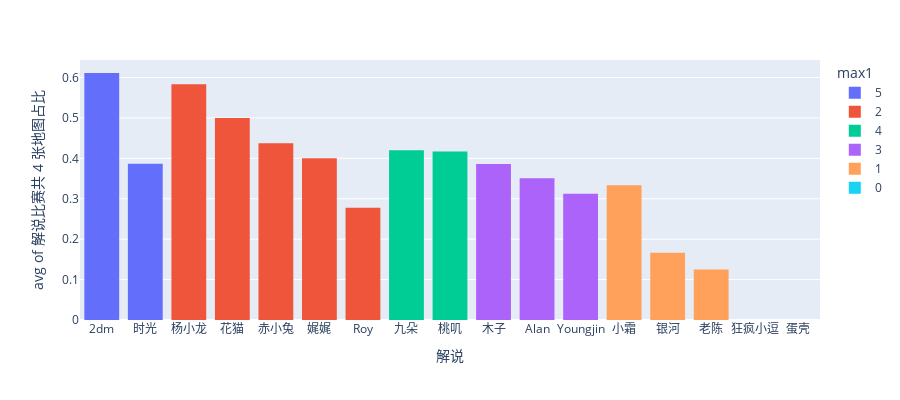

Notebook cell for this chart:
### Code cell
fig = px.histogram(df_names.sort_values(by='one_rate', ascending=False),
                    x="names", y="one_rate",
                    color='max1', # barmode='group',
                    histfunc='avg',
                    labels={'names':'解说', 'one_rate':'解说比赛共 4 张地图占比'},
                    height=400)
fig.show()

### Figure 1 — Plotly figure (JSON) as saved in the notebook; plotly's stock layout.template omitted (floating-point values rounded to 4 significant figures)
{"data": [{"alignmentgroup": "True", "bingroup": "x", "histfunc": "avg", "hovertemplate": "max1=5<br>解说=%{x}<br>avg of 解说比赛共 4 张地图占比=%{y}<extra></extra>", "legendgroup": "5", "marker": {"color": "#636efa", "pattern": {"shape": ""}}, "name": "5", "offsetgroup": "5", "orientation": "v", "showlegend": true, "type": "histogram", "x": ["2dm", "时光"], "xaxis": "x", "y": [0.6111, 0.3864], "yaxis": "y"}, {"alignmentgroup": "True", "bingroup": "x", "histfunc": "avg", "hovertemplate": "max1=2<br>解说=%{x}<br>avg of 解说比赛共 4 张地图占比=%{y}<extra></extra>", "legendgroup": "2", "marker": {"color": "#EF553B", "pattern": {"shape": ""}}, "name": "2", "offsetgroup": "2", "orientation": "v", "showlegend": true, "type": "histogram", "x": ["杨小龙", "花猫", "赤小兔", "娓娓", "Roy"], "xaxis": "x", "y": [0.5833, 0.5, 0.4375, 0.4, 0.2778], "yaxis": "y"}, {"alignmentgroup": "True", "bingroup": "x", "histfunc": "avg", "hovertemplate": "max1=4<br>解说=%{x}<br>avg of 解说比赛共 4 张地图占比=%{y}<extra></extra>", "legendgroup": "4", "marker": {"color": "#00cc96", "pattern": {"shape": ""}}, "name": "4", "offsetgroup": "4", "orientation": "v", "showlegend": true, "type": "histogram", "x": ["九朵", "桃叽"], "xaxis": "x", "y": [0.42, 0.4167], "yaxis": "y"}, {"alignmentgroup": "True", "bingroup": "x", "histfunc": "avg", "hovertemplate": "max1=3<br>解说=%{x}<br>avg of 解说比赛共 4 张地图占比=%{y}<extra></extra>", "legendgroup": "3", "marker": {"color": "#ab63fa", "pattern": {"shape": ""}}, "name": "3", "offsetgroup": "3", "orientation": "v", "showlegend": true, "type": "histogram", "x": ["木子", "Alan", "Youngjin"], "xaxis": "x", "y": [0.386, 0.3509, 0.3125], "yaxis": "y"}, {"alignmentgroup": "True", "bingroup": "x", "histfunc": "avg", "hovertemplate": "max1=1<br>解说=%{x}<br>avg of 解说比赛共 4 张地图占比=%{y}<extra></extra>", "legendgroup": "1", "marker": {"color": "#FFA15A", "pattern": {"shape": ""}}, "name": "1", "offsetgroup": "1", "orientation": "v", "showlegend": true, "type": "histogram", "x": ["小霜", "银河", "老陈"], "xaxis": "x", "y": [0.3333, 0.1667, 0.125], "yaxis": "y"}, {"alignmentgroup": "True", "bingroup": "x", "histfunc": "avg", "hovertemplate": "max1=0<br>解说=%{x}<br>avg of 解说比赛共 4 张地图占比=%{y}<extra></extra>", "legendgroup": "0", "marker": {"color": "#19d3f3", "pattern": {"shape": ""}}, "name": "0", "offsetgroup": "0", "orientation": "v", "showlegend": true, "type": "histogram", "x": ["狂疯小逗", "蛋壳"], "xaxis": "x", "y": [0, 0], "yaxis": "y"}], "layout": {"barmode": "relative", "height": 400, "legend": {"title": {"text": "max1"}, "tracegroupgap": 0}, "margin": {"t": 60}, "xaxis": {"anchor": "y", "domain": [0, 1], "title": {"text": "解说"}}, "yaxis": {"anchor": "x", "domain": [0, 1], "title": {"text": "avg of 解说比赛共 4 张地图占比"}}}}
